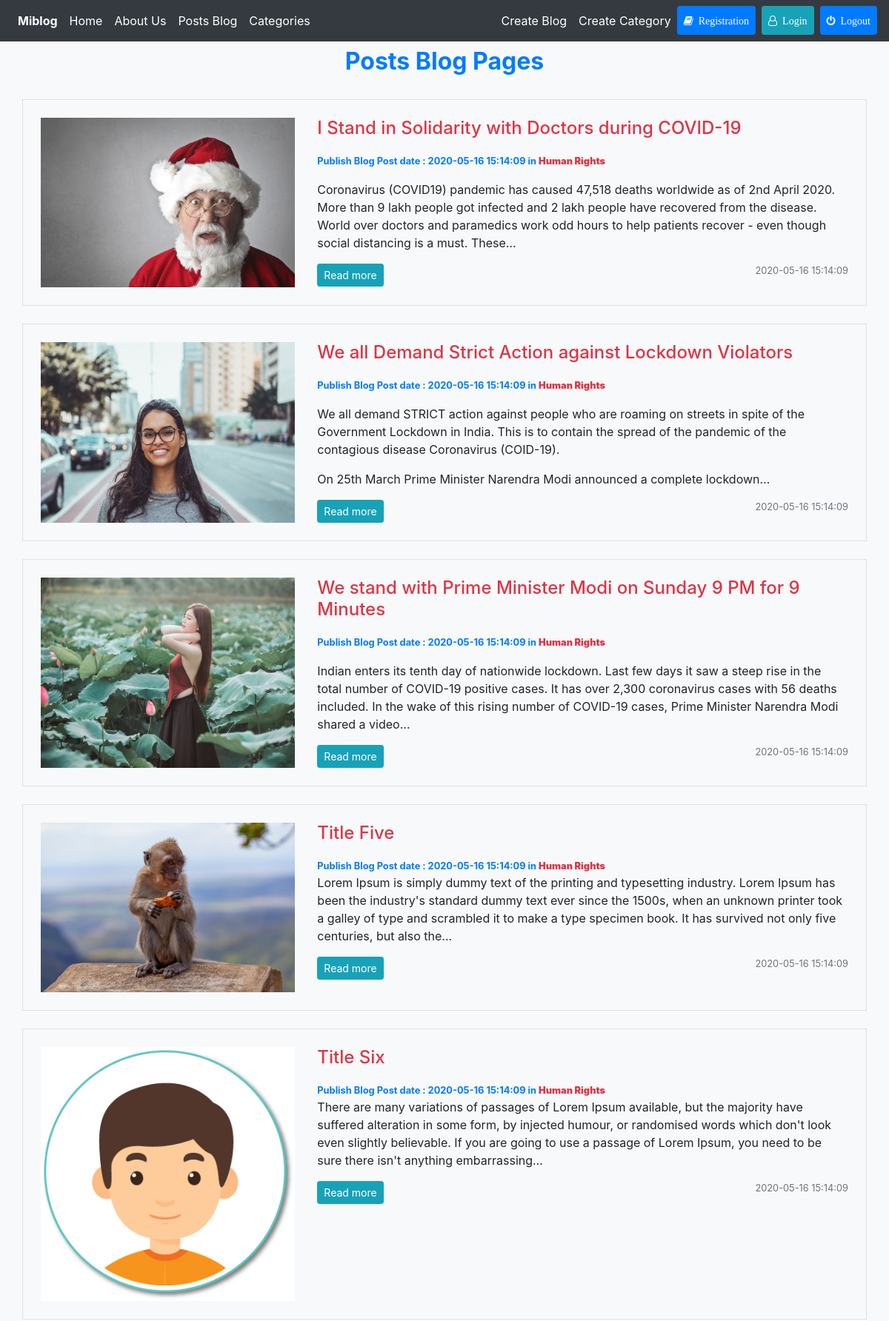
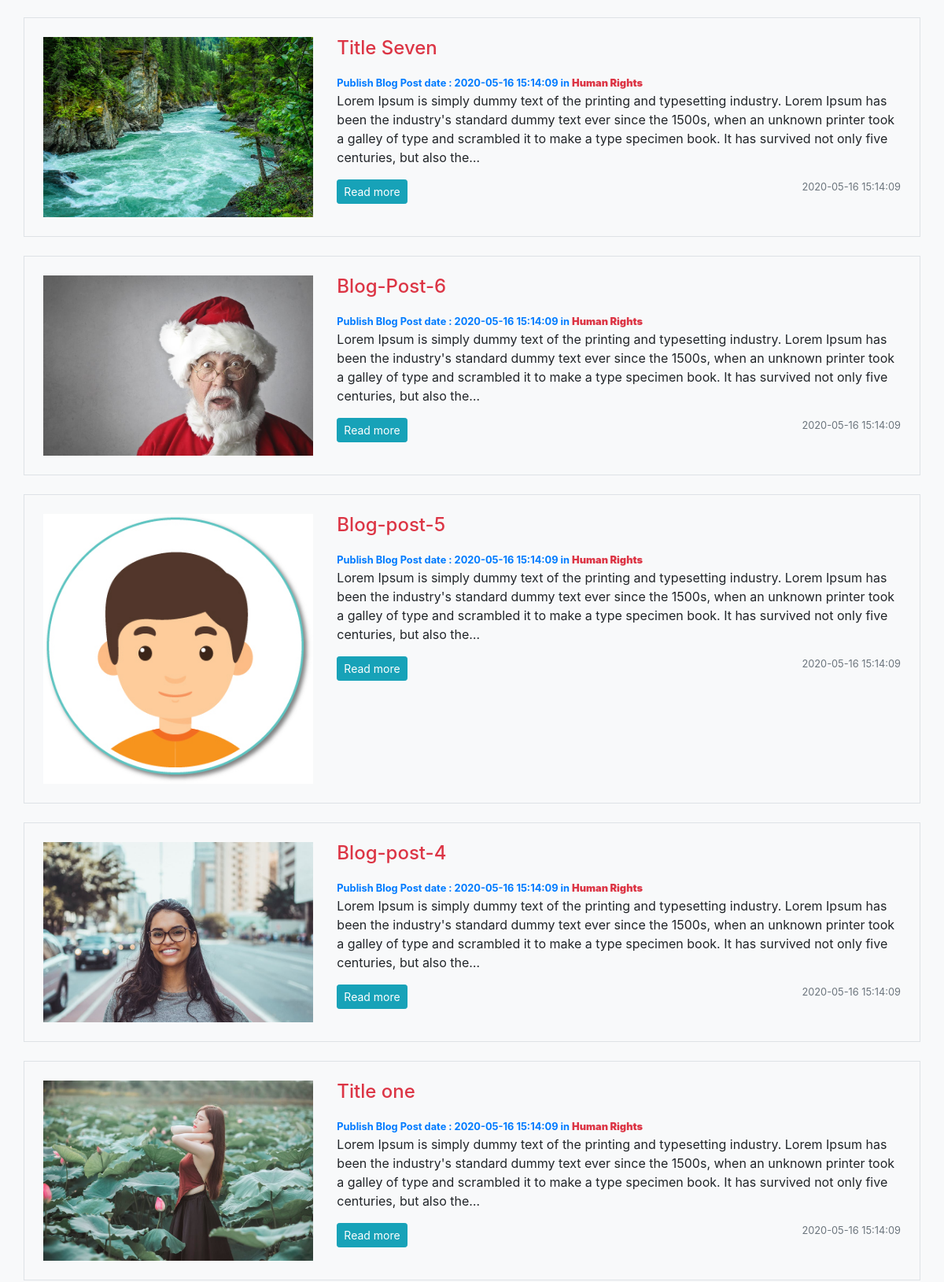
Screenshot of /categories/posts/1 (upper part) with the database file from the repository (2 pictures, top to bottom).
### tables this page shows
CREATE TABLE `posts` (
  `id` int(11) NOT NULL,
  `category_id` int(11) NOT NULL,
  `user_id` int(11) NOT NULL,
  `title` varchar(255) NOT NULL,
  `slug` varchar(255) NOT NULL,
  `body` text NOT NULL,
  `post_image` varchar(255) NOT NULL,
  `created_at` timestamp NOT NULL DEFAULT current_timestamp()
);

CREATE TABLE `categories` (
  `category_id` int(11) NOT NULL,
  `category_name` varchar(255) NOT NULL,
  `created_at` timestamp NOT NULL DEFAULT current_timestamp()
);

### application/controllers/Categories.php (called while the page is built, shortened)
<?php
	class Categories extends CI_Controller{
		public function posts($category_id){
			$data['title'] = $this->Category_model->get_categories($category_id);
			$data['posts'] = $this->Post_model->get_posts_by_category($category_id);
			$this->load->view('templates/header');
			$this->load->view('posts/index' , $data);
			$this->load->view('templates/footer');
		}
	}

### index.php (called while the page is built, shortened)
<?php
require_once BASEPATH.'core/CodeIgniter.php';

### application/models/Post_model.php (called while the page is built, shortened)
<?php
	class Post_model extends CI_Model{
		public function get_posts_by_category($category_id){
			$this->db->order_by('posts.id','DESC');
			$this->db->join('categories','categories.category_id = posts.category_id');
			$query = $this->db->get_where('posts',array('posts.category_id'=>$category_id));
			return $query->result_array();
		}
	}
?>

### application/views/posts/index.php (the view)
<div class="album py-2 bg-light">
   <div class="container p-0">
   		<h2 class="text-center pb-2 text-primary font-weight-bold"> Posts Blog Pages </h2>
      	<?php foreach($posts as $post) : ?>
			 <div class="col-md-12 border p-4 pt-4 mt-4">
				<div class="row">
				   <img class="col-md-4" src="<?php echo base_url(); ?>assets/images/posts/<?php echo $post['post_image']; ?>"
						alt="post_image">
				   <div class="col-md-8 pull-right">
				   	  <h4 class="pb-2 text-danger"> <?php echo $post['title'];  ?> </h4>
					  <small class="text-primary font-weight-bold m-auto" > Publish Blog Post date : <?php echo $post['created_at'];  ?>
					  	in <strong class="text-danger"><?php echo $post['category_name']; ?></strong>
					  </small>
					  <p class="card-text"> <?php echo character_limiter($post['body'], 300) ?> </p>
					  <div class="btn-group">
						 <button type="button" class="btn btn-sm btn-info" onclick="window.location.href='<?php echo base_url() ?>posts/<?php echo $post['slug']; ?>'">Read more</button>
					  </div>
					  <small class="text-muted pull-right"><?php echo $post['created_at'];  ?></small>
					</div>
				</div>
			 </div>
         <?php endforeach; ?>
    </div>
</div>

### rows the page displays
posts: post_image (picture), title "I Stand in Solidarity with Doctors during COVID-19", category.created_at "2020-05-16 15:14:09", category.category_name "Human Rights", body "Coronavirus (COVID19) pandemic has caused 47,518 deaths worldwide as of 2nd April 2020. More than 9 lakh people got infected and 2 lakh people have recovered from the disease. World over doctors and paramedics work odd hours to help patients recover - even though social distancing is a must. These…"
posts: post_image (picture), title "We all Demand Strict Action against Lockdown Violators", category.created_at "2020-05-16 15:14:09", category.category_name "Human Rights", body "We all demand STRICT action against people who are roaming on streets in spite of the Government Lockdown in India. This is to contain the spread of the pandemic of the contagious disease Coronavirus (COID-19). On 25th March Prime Minister Narendra Modi announced a complete lockdown…"
posts: post_image (picture), title "We stand with Prime Minister Modi on Sunday 9 PM for 9 Minutes", category.created_at "2020-05-16 15:14:09", category.category_name "Human Rights", body "Indian enters its tenth day of nationwide lockdown. Last few days it saw a steep rise in the total number of COVID-19 positive cases. It has over 2,300 coronavirus cases with 56 deaths included. In the wake of this rising number of COVID-19 cases, Prime Minister Narendra Modi shared a video…"
posts: post_image (picture), title "Title Five", category.created_at "2020-05-16 15:14:09", category.category_name "Human Rights", body "Lorem Ipsum is simply dummy text of the printing and typesetting industry. Lorem Ipsum has been the industry's standard dummy text ever since the 1500s, when an unknown printer took a galley of type and scrambled it to make a type specimen book. It has survived not only five centuries, but also the…"
posts: post_image (placeholder picture), title "Title Six", category.created_at "2020-05-16 15:14:09", category.category_name "Human Rights", body "There are many variations of passages of Lorem Ipsum available, but the majority have suffered alteration in some form, by injected humour, or randomised words which don't look even slightly believable. If you are going to use a passage of Lorem Ipsum, you need to be sure there isn't anything embarrassing…"
posts: post_image (picture), title "Title Seven", category.created_at "2020-05-16 15:14:09", category.category_name "Human Rights", body "Lorem Ipsum is simply dummy text of the printing and typesetting industry. Lorem Ipsum has been the industry's standard dummy text ever since the 1500s, when an unknown printer took a galley of type and scrambled it to make a type specimen book. It has survived not only five centuries, but also the…"
posts: post_image (picture), title "Blog-Post-6", category.created_at "2020-05-16 15:14:09", category.category_name "Human Rights", body "Lorem Ipsum is simply dummy text of the printing and typesetting industry. Lorem Ipsum has been the industry's standard dummy text ever since the 1500s, when an unknown printer took a galley of type and scrambled it to make a type specimen book. It has survived not only five centuries, but also the…"
posts: post_image (placeholder picture), title "Blog-post-5", category.created_at "2020-05-16 15:14:09", category.category_name "Human Rights", body "Lorem Ipsum is simply dummy text of the printing and typesetting industry. Lorem Ipsum has been the industry's standard dummy text ever since the 1500s, when an unknown printer took a galley of type and scrambled it to make a type specimen book. It has survived not only five centuries, but also the…"
posts: post_image (picture), title "Blog-post-4", category.created_at "2020-05-16 15:14:09", category.category_name "Human Rights", body "Lorem Ipsum is simply dummy text of the printing and typesetting industry. Lorem Ipsum has been the industry's standard dummy text ever since the 1500s, when an unknown printer took a galley of type and scrambled it to make a type specimen book. It has survived not only five centuries, but also the…"
posts: post_image (picture), title "Title one", category.created_at "2020-05-16 15:14:09", category.category_name "Human Rights", body "Lorem Ipsum is simply dummy text of the printing and typesetting industry. Lorem Ipsum has been the industry's standard dummy text ever since the 1500s, when an unknown printer took a galley of type and scrambled it to make a type specimen book. It has survived not only five centuries, but also the…"
